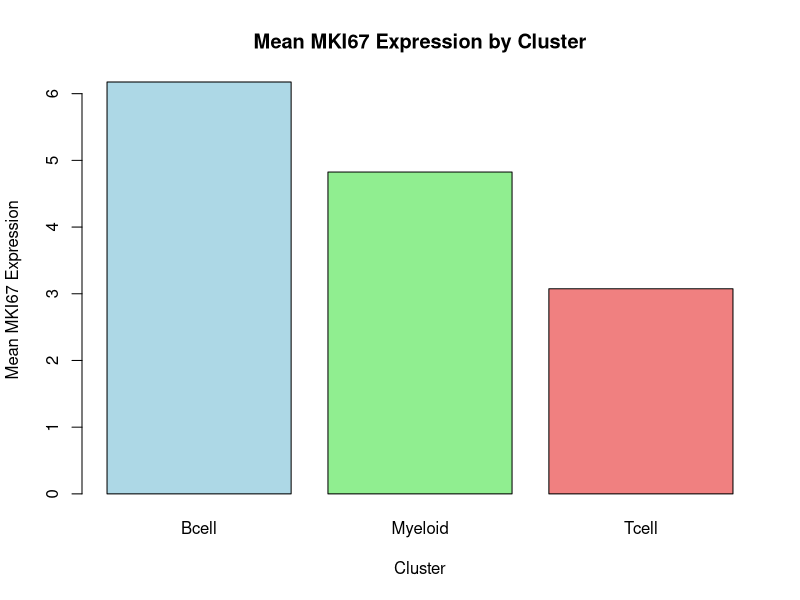

The R script that drew this image:
# Create  synthetic dataset
cells <- data.frame(
  cell_id = paste0("Cell", 1:12),
  CD3D  = c(10.5, 9.2, 11.3, 8.7, 1.1, 0.8, 1.5, 0.6, 0.9, 1.2, 0.7, 1.0),
  MS4A1 = c(0.5, 0.2, 1.0, 0.8, 10.1, 9.5, 11.0, 8.8, 0.4, 0.9, 0.3, 0.6),
  LYZ   = c(1.0, 0.5, 0.8, 0.6, 0.9, 1.1, 0.7, 0.5, 9.8, 11.2, 10.5, 8.9),
  MKI67 = c(6.2, 1.8, 0.9, 3.4, 7.7, 9.4, 2.5, 5.1, 1.3, 6.0, 2.2, 9.8),
  cluster = rep(c("Tcell", "Bcell", "Myeloid"), each = 4),
  stringsAsFactors = FALSE
)

cells
# This step mimics real single-cell RNA data in a simplified form.

# Inspect the dataset structure and summary statistics
str(cells)
summary(cells)
# Check for missing values
colSums(is.na(cells))

# Compute Per-Cell Total Expression
cells$total_expression <- apply(cells[, c("CD3D", "MS4A1", "LYZ", "MKI67")], 1, sum)
cells$total_expression
# Display the updated data frame with total expression
cells

# Label cells as "Active" or "Resting"
median_expression <- median(cells$total_expression)
cells$activity_status <- ifelse(cells$total_expression > median_expression, "Active", "Resting")
cells$activity_status
# Display the updated data frame with activity status
cells

# Compute Cluster-Wise Mean Expression Using tapply()
# Mean CD3D expression by cluster
mean_CD3D_by_cluster <- tapply(cells$CD3D, cells$cluster, mean)
mean_CD3D_by_cluster
# Mean MS4A1 expression by cluster
mean_MS4A1_by_cluster <- tapply(cells$MS4A1, cells$cluster, mean)
mean_MS4A1_by_cluster
# Mean LYZ expression by cluster
mean_LYZ_by_cluster <- tapply(cells$LYZ, cells$cluster, mean)
mean_LYZ_by_cluster
# Mean MKI67 expression by cluster
mean_MKI67_by_cluster <- tapply(cells$MKI67, cells$cluster, mean)
mean_MKI67_by_cluster
# Combine all mean expressions into a data frame
mean_expression_by_cluster <- data.frame(
  cluster = names(mean_CD3D_by_cluster),
  mean_CD3D = as.numeric(mean_CD3D_by_cluster),
  mean_MS4A1 = as.numeric(mean_MS4A1_by_cluster),
  mean_LYZ = as.numeric(mean_LYZ_by_cluster),
  mean_MKI67 = as.numeric(mean_MKI67_by_cluster)
)
mean_expression_by_cluster

# Identify the cells with the highest MKI67 expression
max_MKI67 <- which.max(cells$MKI67) # To find the row index of the maximum value
highest_MKI67_cell <- cells[max_MKI67, c("cell_id", "MKI67")]
highest_MKI67_cell

# For each cell, compute max gene (the marker with the highest value). 
# Produce a vector of marker names per cell.
marker_names <- apply(cells[, c("CD3D", "MS4A1", "LYZ", "MKI67")], 1, function(x) {
  names(x)[which.max(x)]
})
marker_names
# Add this information to the data frame
cells$max_marker <- marker_names
cells

# Count how many cells per cluster and how many Active vs Resting (table).
cluster_counts <- table(cells$cluster)
cluster_counts
activity_counts <- table(cells$activity_status)
activity_counts
# Combine cluster and activity status counts
combined_counts <- table(cells$cluster, cells$activity_status)
combined_counts
# Convert to data frame for better readability
combined_counts_df <- as.data.frame(combined_counts)
combined_counts_df

# Create a matrix expr_mat (12×4) from the four gene columns
expr_mat <- as.matrix(cells[, c("CD3D", "MS4A1", "LYZ", "MKI67")])
rownames(expr_mat) <- cells$cell_id
colnames(expr_mat) <- c("CD3D", "MS4A1", "LYZ", "MKI67")
expr_mat
# Confirm that the rownames match the cell_id column
all(rownames(expr_mat) == cells$cell_id)
# Confirm that the colnames match the gene names
all(colnames(expr_mat) == c("CD3D", "MS4A1", "LYZ", "MKI67"))

# Compute the mean expression of each gene across all cells using colMeans()
mean_expression_genes <- colMeans(expr_mat)
mean_expression_genes
# Identify the marker(gene) with the highest mean expression
highest_mean_expression_gene <- names(which.max(mean_expression_genes))
highest_mean_expression_gene

# Compute row ranges (max–min) , which cell is most uneven across markers?
row_ranges <- apply(expr_mat, 1, function(x) max(x) - min(x))
row_ranges
# Identify the cell with the highest range (most uneven expression)
most_uneven_cell <- names(which.max(row_ranges))
most_uneven_cell

# Subset the matrix to include only T cells (cluster == "Tcell")
tcell_indices <- which(cells$cluster == "Tcell")
tcell_expr_mat <- expr_mat[tcell_indices, ]
tcell_expr_mat
# Recompute the mean expression of CD3D across T cells
mean_CD3D_tcells <- mean(tcell_expr_mat[, "CD3D"])
mean_CD3D_tcells
# Compare the overall mean CD3D expression across all cells
overall_mean_CD3D <- mean(expr_mat[, "CD3D"])
overall_mean_CD3D

# Rename column MS4A1 to MS4A1_B and verify
colnames(expr_mat)[colnames(expr_mat) == "MS4A1"] <- "MS4A1_B"
colnames(expr_mat)
# Verify the change
all(colnames(expr_mat) == c("CD3D", "MS4A1_B", "LYZ", "MKI67"))
# Display the updated column names
colnames(expr_mat)

# Get the ascending order index for MKI67
ascending_index <- order(expr_mat[, "MKI67"])
# Reverse the index to get descending order
descending_index <- rev(ascending_index)
# Reorder the data frame based on descending MKI67
cells_desc_MKI67 <- cells[descending_index, ]
cells_desc_MKI67
# Verify that the MKI67 values are in descending order
all(diff(cells_desc_MKI67$MKI67) <= 0)

# Create a list called scRNA containing cells,expr_mat and markers(CD3D, MS4A1_B, LYZ, MKI67)).
scRNA <- list(
  cells = cells,
  expr_mat = expr_mat,
  markers = c("CD3D", "MS4A1_B", "LYZ", "MKI67")
)
scRNA
names(scRNA)
# Display the structure of the list
str(scRNA)

# From scRNA, extract the LYZ values for all Myeloid cells
myeloid_lyz <- scRNA$cells$LYZ[scRNA$cells$cluster == "Myeloid"]
myeloid_lyz

# Create a simple barplot of cluster-wise means for MKI67
# Compute mean MKI67 expression per cluster
mean_MKI67_by_cluster <- tapply(scRNA$cells$MKI67, scRNA$cells$cluster, mean)
mean_MKI67_by_cluster
# Create the barplot
barplot(mean_MKI67_by_cluster, 
        main = "Mean MKI67 Expression by Cluster", 
        xlab = "Cluster", 
        ylab = "Mean MKI67 Expression", 
        col = c("lightblue", "lightgreen", "lightcoral"))

# Use sapply() on gene columns to return standard deviations per gene
# Use sapply() to compute standard deviation for each gene column
gene_sd <- sapply(scRNA$cells[, c("CD3D", "MS4A1", "LYZ", "MKI67")], sd)
gene_sd

# Which cluster is most active on average?
mean_total_expression_by_cluster <- tapply(scRNA$cells$total_expression, scRNA$cells$cluster, mean)
mean_total_expression_by_cluster
most_active_cluster <- names(which.max(mean_total_expression_by_cluster))
most_active_cluster

# Make a copy of expr_mat
expr_mat_copy <- scRNA$expr_mat
# Count how many entries are below 1 before thresholding
num_below_threshold <- sum(expr_mat_copy < 1)
num_below_threshold
# Apply thresholding: set values below 1 to 0
expr_mat_copy[expr_mat_copy < 1] <- 0
# Count how many entries are below 1 after thresholding
num_below_threshold_after <- sum(expr_mat_copy < 1)
num_below_threshold_after

# The marker expression patterns strongly support the assigned cluster labels.
# The T cell cluster shows high expression of CD3D, a known T-cell marker;
# the B cell cluster shows high expression of MS4A1, a canonical B-cell marker;
# and the Myeloid cluster shows elevated LYZ, a myeloid cell marker.

# Additionally, the proliferation marker MKI67 varies across clusters, indicating 
# differences in cell activity but not mislabeling.
# Overall, the observed gene expression trends are consistent with known 
# biological signatures of these immune cell types, confirming that the cluster 
# labels are biologically valid and well supported by the marker data.


